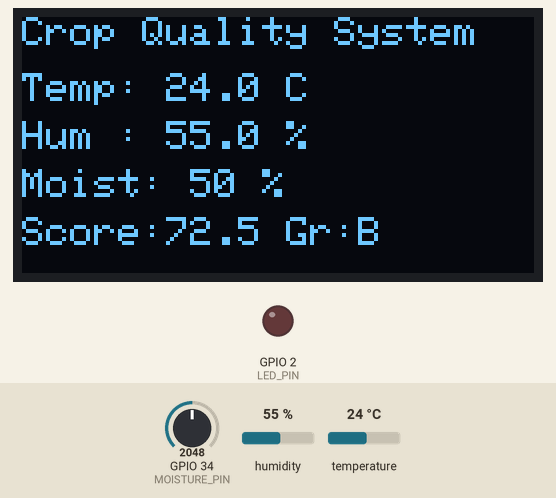
The sketch below on a simulated ESP32. Shown: 128×64 one-colour display, output pins drawn as LEDs (lit = HIGH). Inputs (shaded band) come from the test bench; at power-on: GPIO 34 (MOISTURE_PIN) = 2048, humidity 55 %, temperature 24 °C. WiFi joins after 1.5 s; servers stay silent unless stated; uploads are accepted with an empty reply; what the sketch prints to the serial monitor is not drawn.

Above: at 4.2 s.
4.3 s: GPIO 34 (MOISTURE_PIN) set to 2758
At 6.9 s:
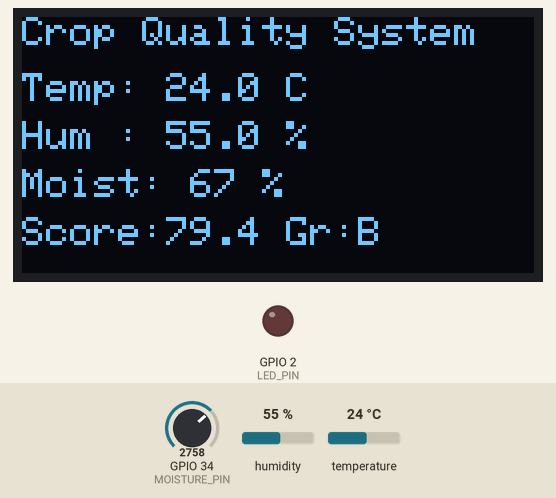
8.1 s: GPIO 34 (MOISTURE_PIN) set to 2860
At 10.4 s:
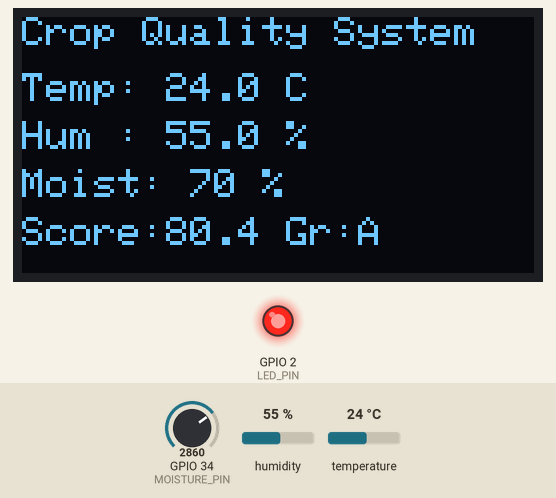
11.9 s: humidity set to 22 %
At 12.7 s:
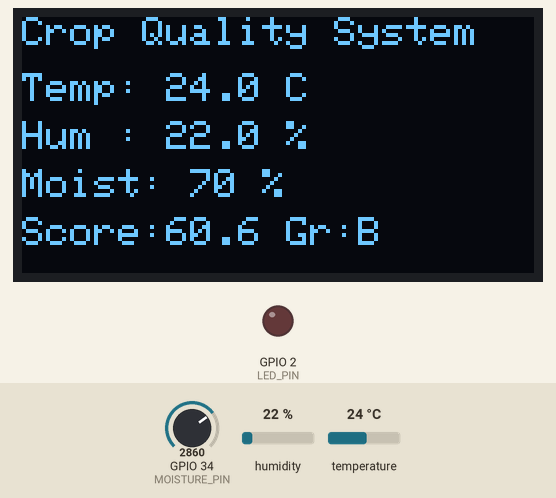
15.7 s: temperature set to 12 °C
At 18.5 s:
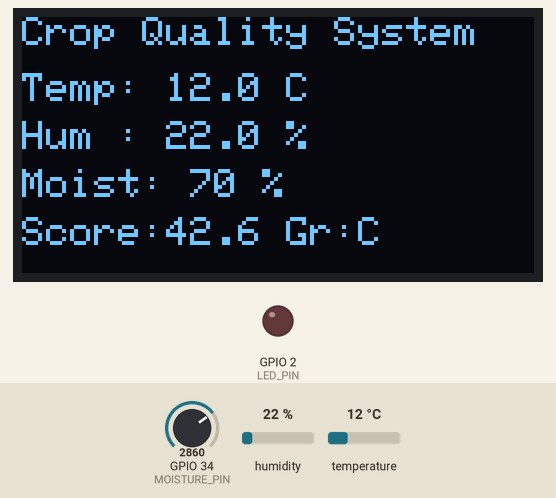
19.6 s: humidity set to 40 %
At 21.9 s:
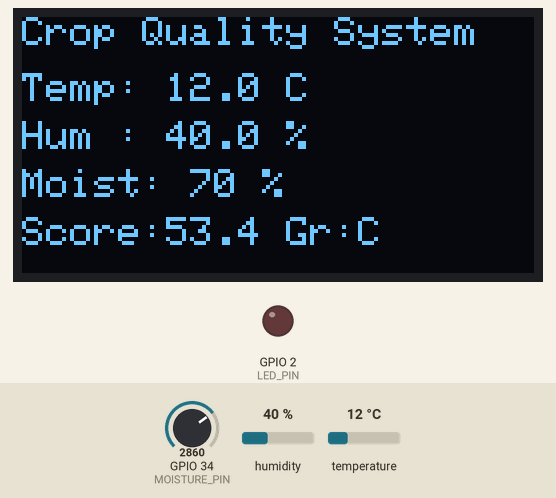
23.4 s: GPIO 34 (MOISTURE_PIN) set to 3505
At 25.5 s:
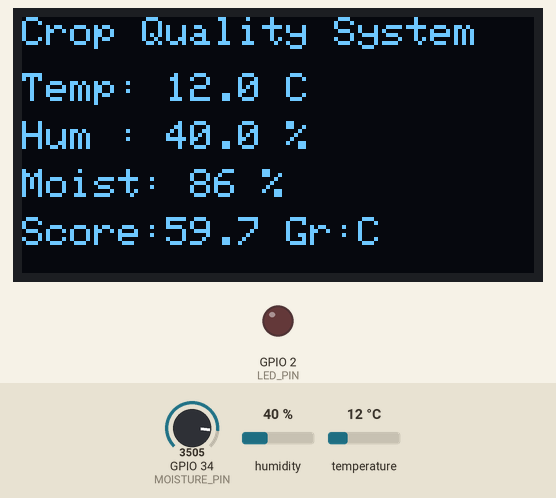
27.2 s: GPIO 34 (MOISTURE_PIN) set to 3582
Timing chart, 0 to 30.2 s (numbered marks = the images above; inputs shaded):
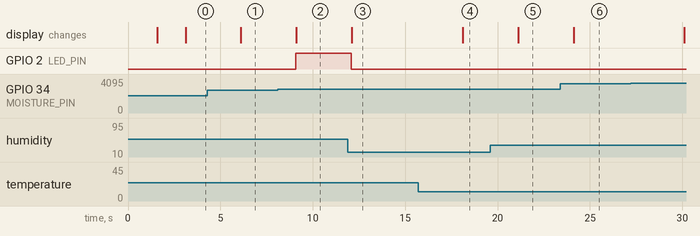

The sketch:

esp32-wokwi.ino
```cpp
// Arduino CLI expects the main .ino file to match the sketch folder name.
// The firmware implementation is in sketch.ino for Wokwi.
```

sketch.ino
```cpp
#include <WiFi.h>
#include <HTTPClient.h>
#include <Wire.h>
#include <DHT.h>
#include <Adafruit_GFX.h>
#include <Adafruit_SSD1306.h>

// WiFi
const char* ssid = "Wokwi-GUEST";
const char* password = "";

// Backend HTTP endpoint (update IP to match your machine)
const char* serverUrl = "http://192.168.0.68:5000/api/push-sensor";

// Sensor pins
#define DHTPIN 15
#define DHTTYPE DHT22
#define MOISTURE_PIN 34
#define LED_PIN 2

// OLED
#define OLED_SDA 21
#define OLED_SCL 22
#define SCREEN_WIDTH 128
#define SCREEN_HEIGHT 64
#define OLED_RESET -1

DHT dht(DHTPIN, DHTTYPE);
Adafruit_SSD1306 display(SCREEN_WIDTH, SCREEN_HEIGHT, &Wire, OLED_RESET);

unsigned long lastPublish = 0;
const int PUBLISH_INTERVAL = 3000; // every 3 seconds

float calculateQualityScore(float temperature, float humidity, int moistureRaw) {
  float moisturePercent = ((float)moistureRaw / 4095.0) * 100.0;
  float moistureScore = moisturePercent;
  float tempScore = 100 - abs(temperature - 25) * 5;
  float humidityScore = 100 - abs(humidity - 65) * 2;
  tempScore = constrain(tempScore, 0, 100);
  humidityScore = constrain(humidityScore, 0, 100);
  return constrain((moistureScore * 0.40) + (tempScore * 0.30) + (humidityScore * 0.30), 0, 100);
}

char getGrade(float score) {
  if (score >= 80) return 'A';
  if (score >= 60) return 'B';
  return 'C';
}

void setupWiFi() {
  WiFi.begin(ssid, password);
  Serial.print("Connecting to WiFi");
  while (WiFi.status() != WL_CONNECTED) { delay(500); Serial.print("."); }
  Serial.println("\nWiFi Connected!");
  Serial.print("IP: "); Serial.println(WiFi.localIP());
}

void showOnOLED(float temp, float hum, float moisture, float score, char grade) {
  display.clearDisplay();
  display.setTextColor(SSD1306_WHITE);
  display.setTextSize(1);
  display.setCursor(0, 0);   display.println("Crop Quality System");
  display.setCursor(0, 14);  display.print("Temp: "); display.print(temp, 1); display.println(" C");
  display.setCursor(0, 26);  display.print("Hum : "); display.print(hum, 1); display.println(" %");
  display.setCursor(0, 38);  display.print("Moist: "); display.print(moisture, 0); display.println(" %");
  display.setCursor(0, 50);  display.print("Score:"); display.print(score, 1); display.print(" Gr:"); display.print(grade);
  display.display();
}

void postToBackend(float temp, float hum, float moisture, float score, char grade) {
  if (WiFi.status() != WL_CONNECTED) { Serial.println("WiFi not connected"); return; }

  HTTPClient http;
  http.begin(serverUrl);
  http.addHeader("Content-Type", "application/json");

  String payload = "{";
  payload += "\"temperature\":" + String(temp, 1) + ",";
  payload += "\"humidity\":" + String(hum, 1) + ",";
  payload += "\"moisture\":" + String(moisture, 1) + ",";
  payload += "\"score\":" + String(score, 1) + ",";
  payload += "\"grade\":\"" + String(grade) + "\"";
  payload += "}";

  int httpCode = http.POST(payload);
  Serial.print("HTTP POST: ");
  Serial.println(httpCode);

  if (httpCode > 0) {
    String response = http.getString();
    Serial.print("Response: ");
    Serial.println(response);
  }
  http.end();
}

void setup() {
  Serial.begin(115200);
  pinMode(LED_PIN, OUTPUT);

  dht.begin();
  Wire.begin(OLED_SDA, OLED_SCL);

  if (!display.begin(SSD1306_SWITCHCAPVCC, 0x3C)) {
    Serial.println("OLED not found");
    while (true);
  }

  display.clearDisplay();
  display.setCursor(0, 20);
  display.setTextColor(SSD1306_WHITE);
  display.setTextSize(1);
  display.println("Connecting WiFi...");
  display.display();

  setupWiFi();

  display.clearDisplay();
  display.setCursor(0, 20);
  display.println("System Ready");
  display.display();
  delay(1500);
}

void loop() {
  unsigned long now = millis();
  if (now - lastPublish < PUBLISH_INTERVAL) return;
  lastPublish = now;

  float temperature = dht.readTemperature();
  float humidity = dht.readHumidity();
  int moistureRaw = analogRead(MOISTURE_PIN);

  if (isnan(temperature) || isnan(humidity)) {
    Serial.println("DHT22 reading failed");
    return;
  }

  float moisturePercent = ((float)moistureRaw / 4095.0) * 100.0;
  float qualityScore = calculateQualityScore(temperature, humidity, moistureRaw);
  char grade = getGrade(qualityScore);

  digitalWrite(LED_PIN, grade == 'A' ? HIGH : LOW);

  showOnOLED(temperature, humidity, moisturePercent, qualityScore, grade);
  postToBackend(temperature, humidity, moisturePercent, qualityScore, grade);
}
```

Measured:
- the behaviour switches between 2815 and 2816 on GPIO 34 (MOISTURE_PIN) (found by bisection; images 1 and 2)
- after the input at 4.3 s, the display: changes after 1.8 s (image 1)
- after the input at 8.1 s, GPIO 2 (LED_PIN): LOW → HIGH after 0.99 s; the display: changes after 1.0 s (image 2)
- after the input at 11.9 s, GPIO 2 (LED_PIN): HIGH → LOW after 0.19 s; the display: changes after 0.22 s (image 3)
- after the input at 15.7 s, the display: changes after 2.4 s (image 4)
- after the input at 19.6 s, the display: changes after 1.5 s (image 5)
- after the input at 23.4 s, the display: changes after 0.72 s (image 6)
